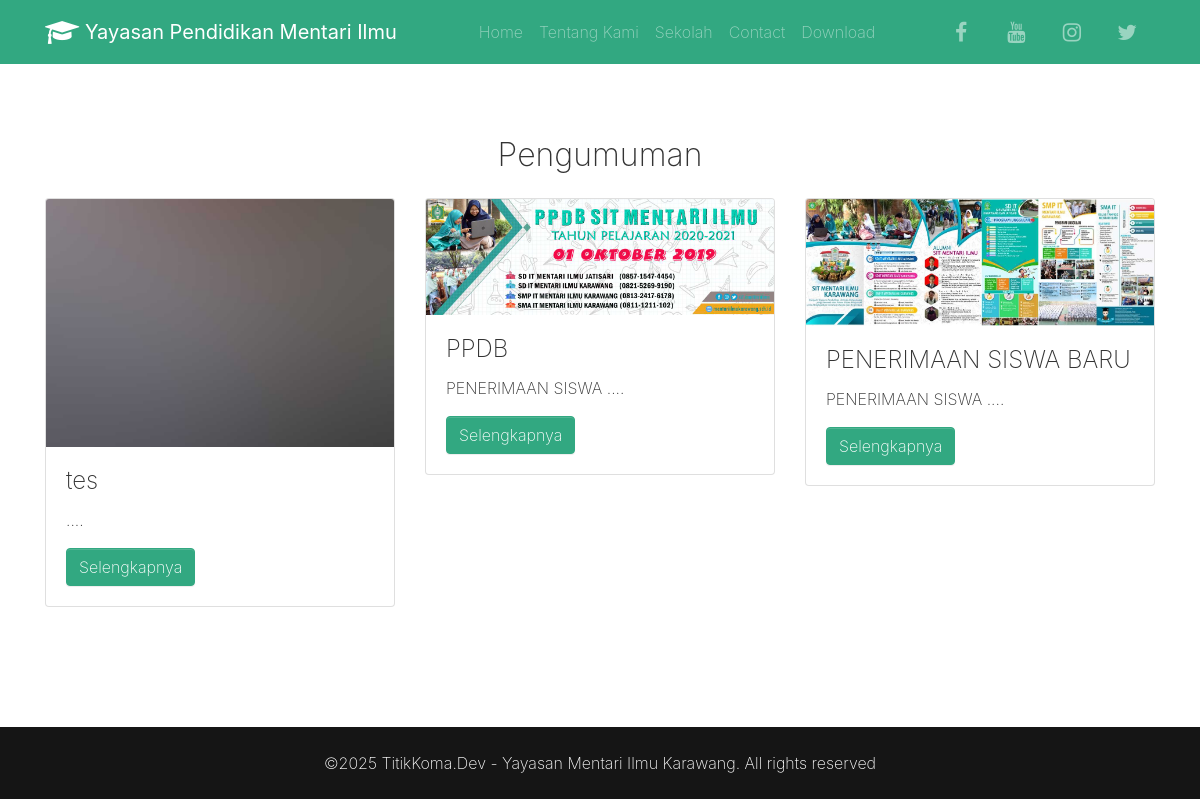
The app's page /index.php/home2/all_pengumuman with its own data.
### tables this page shows
CREATE TABLE `tbl_pengumuman`  (
  `id_pengumuman` int(10) NOT NULL AUTO_INCREMENT,
  `judul` varchar(100) NULL DEFAULT NULL,
  `isi_pengumuman` text NULL,
  `created_at` timestamp(0) NULL DEFAULT CURRENT_TIMESTAMP(0),
  `updated_at` datetime(0) NULL DEFAULT NULL ON UPDATE CURRENT_TIMESTAMP(0),
  `created_by` varchar(10) NULL DEFAULT NULL,
  `updated_by` varchar(10) NULL DEFAULT NULL,
  `status` varchar(1) NOT NULL,
  `value` text NULL,
  `viewed` varchar(10) NULL DEFAULT '0',
  PRIMARY KEY (`id_pengumuman`) USING BTREE
);

### application/libraries/template.php (called while the page is built, shortened)
<?php
class template {
    protected $_ci;
    function __construct() {
        $this->_ci = &get_instance();
    }
    function front_endnew2($template, $data = null) {
        $data['_content'] = $this->_ci->load->view($template, $data, true);
        $data['_head'] = $this->_ci->load->view('templates_front_endnew2/header', $data, true);
        $data['_navbar'] = $this->_ci->load->view('templates_front_endnew2/navbar', $data, true);
        $data['_footer'] = $this->_ci->load->view('templates_front_endnew2/footer', $data, true);
        $this->_ci->load->view('templates_front_endnew2/body.php', $data);
    }
}

### application/controllers/Home2.php (called while the page is built, shortened)
<?php
class Home2 extends CI_Controller {
	public function all_pengumuman()
	{
		$data['data_pengumuman'] = $this->DataHandle->get_two_o('tbl_pengumuman', 'tbl_user', 'tbl_pengumuman.*, tbl_user.username', 'tbl_pengumuman.created_by = tbl_user.id_user', "tbl_pengumuman.status = '1'", "tbl_pengumuman.id_pengumuman");
		$data['data_sekolah'] = $this->DataHandle->getAllWhere('tbl_sekolah', '*', "status = '1' AND id_sekolah != '0'");
		$this->template->front_endnew2('front_endnew2/all_pengumuman', $data);
	}
}

### index.php (called while the page is built, shortened)
<?php
require_once BASEPATH.'core/CodeIgniter.php';

### application/models/DataHandle.php (called while the page is built, shortened)
<?php
class DataHandle extends CI_Model {
    function getAllWhere($tabel1, $field, $where){
		$this->db->select($field);
		$this->db->from($tabel1);
		$this->db->where($where);
		return $this->db->get();
	}
	function get_two_o($tabel1, $tabel2, $field, $where, $where2, $order){
		$this->db->select($field);
		$this->db->from($tabel1);
		$this->db->join($tabel2, $where);
		$this->db->where($where2);
		$this->db->order_by($order,'DESC');
		return $this->db->get();
	}
}

### application/helpers/common_helper.php (called while the page is built)
<?php
function subword($string)
{
	$s = substr($string, 0, 300);
   $result = substr($s, 0, strrpos($s, ' '))." ....";
   return $result;
}
?>

### application/views/front_endnew2/all_pengumuman.php (the view, shortened to what this page needs)
<div class="py-5">
  <div class="container">
      <div class="text-center mx-auto col-md-12">
        <h2 class="mb-3">Pengumuman</h2>
      </div>
    <div class="row">
        <?php
      foreach ($data_pengumuman->result() as $row) :
      $limited_string = subword($row->isi_pengumuman);
      if ($row->value == "") {
          $gambar = base_url().'assets/front_end_new/images/project-1.jpg';
      }
      else{
          $gambar = base_url().'assets/plugins/images/image/'.$row->value;
      }
      ?>
      <div class="col-md-4 mb-3">
        <div class="card"> <img class="card-img-top" src="<?= $gambar ?>" alt="Card image cap">
          <div class="card-body">
            <h4 class="card-title"><?= $row->judul ?></h4>
            <p class="card-text"><?= $limited_string ?></p> <a href="<?= base_url('Home2/detail_pengumuman/'.$row->id_pengumuman) ?>" class="btn btn-primary">Selengkapnya</a>
          </div>
        </div>
      </div>
    <?php
    endforeach;
    ?>
    </div>
  </div>
</div>
<div class="py-2">
</div>

### records on screen
tbl_pengumuman: shows a picture, judul "tes", isi_pengumuman "...."
tbl_pengumuman: value (picture), judul "PPDB", isi_pengumuman "PENERIMAAN SISWA ...."
tbl_pengumuman: value (picture), judul "PENERIMAAN SISWA BARU", isi_pengumuman "PENERIMAAN SISWA ...."
